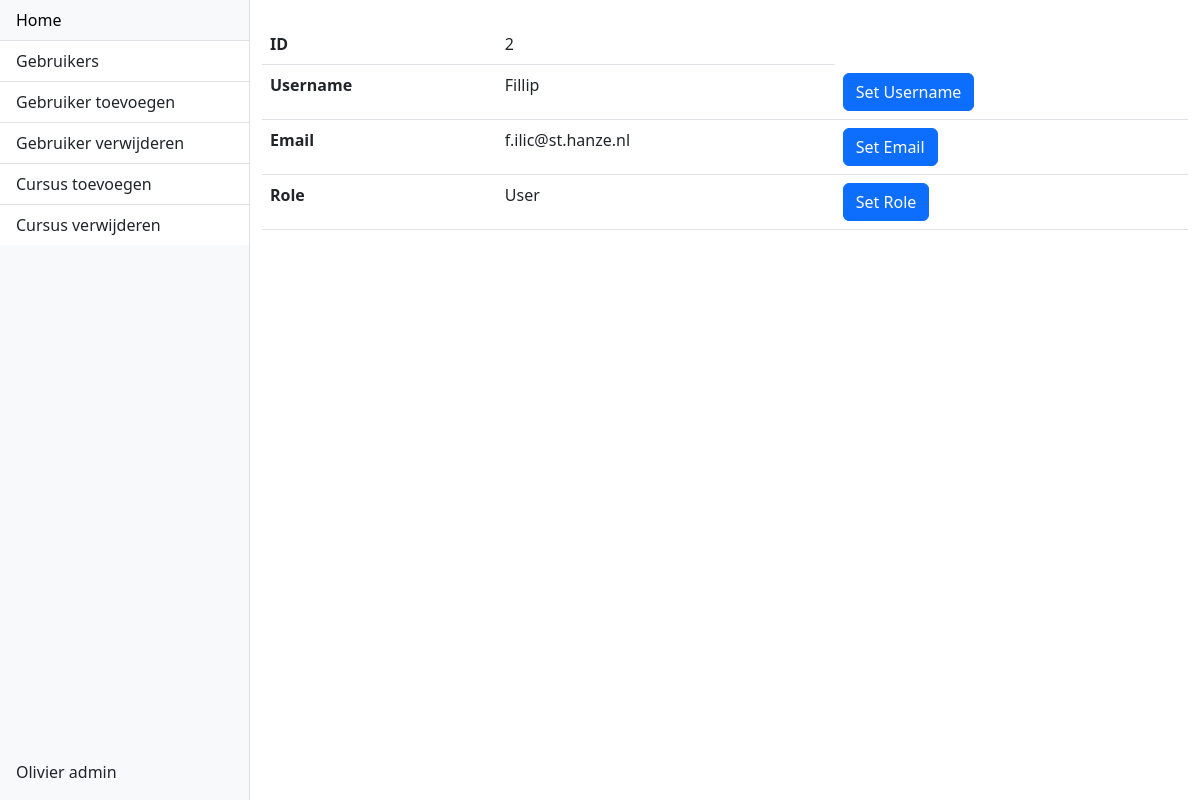
Before: /admin/gebruikers?id=2 (signed in) with the older database file.
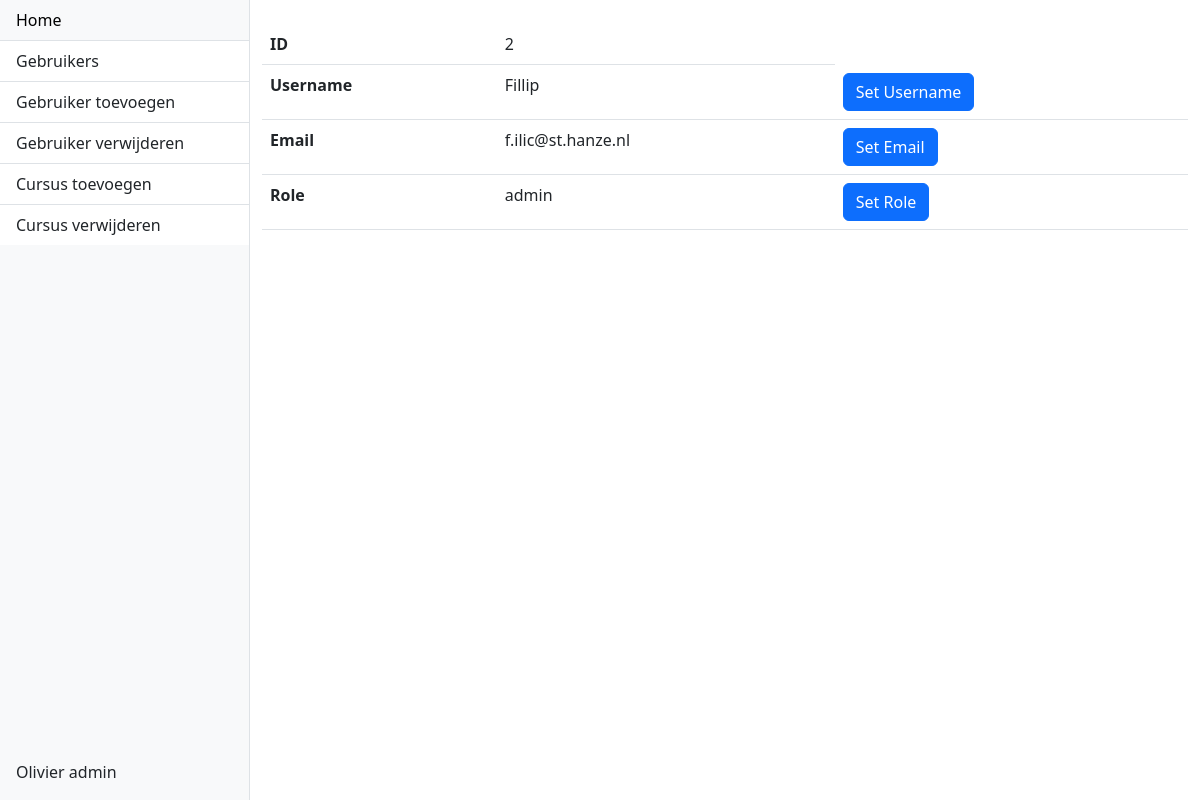
After: the same page with the newer database file.
### models.py (models this page shows, shortened)
class User(db.Model, UserMixin):
    __tablename__ = 'users'
    id = db.Column(db.Integer, primary_key=True, autoincrement=True)
    email = db.Column(db.String(), nullable=False, unique=True)
    username = db.Column(db.String(), nullable=False, unique=True)
    role = db.Column(db.String(), nullable=False, default='user')
    password_hash = db.Column(db.String(128))

### admin/views.py (the view, shortened to what this page needs)
@admin_blueprint.route('/gebruikers', methods=['GET', 'POST'])
@login_required
@admin_required
def gebruikers():
    emailform = SetEmail()
    usernameform = SetUsername()
    roleform = SetRole()
    if request.args.get('id') is not None:
        user = User.query.get(int(request.args.get('id')))
        return render_template('viewuser.html', user=user, emailform=emailform, usernameform=usernameform, roleform=roleform)
    users = User.query.all()
    print(users)
    return render_template('users.html', users=users)

### __init__.py (called while the page is built)
@login_manager.user_loader
def get_user(user_id):
    try:
        return User.query.get(int(user_id))
    except:
        return None

### admin/templates/viewuser.html (shortened to what this page needs)
{% extends 'adminbase.html' %} {% block content %} <table class="table">
  <tbody>
    <tr>
      <th scope="row">ID</th>
      <td>{{ user.id }}</td>
    </tr>
    <tr>
      <th scope="row">Username</th>
      <td>{{ user.username }}</td>
      <td>
        <button type="button" class="btn btn-primary" data-bs-toggle="modal" data-bs-target="#exampleModalUsername"> Set Username </button>
      </td>
    </tr>
    <tr>
      <th scope="row">Email</th>
      <td>{{ user.email }}</td>
      <td>
        <button type="button" class="btn btn-primary" data-bs-toggle="modal" data-bs-target="#exampleModalEmail"> Set Email </button>
      </td>
    </tr>
    <tr>
      <th scope="row">Role</th>
      <td>{{ user.role }}</td>
      <td>
        <button type="button" class="btn btn-primary" data-bs-toggle="modal" data-bs-target="#exampleModalRole"> Set Role </button>
      </td>
    </tr>
  </tbody>
</table> {% endblock %}

### admin/templates/adminbase.html (shortened to what this page needs)
<!DOCTYPE html>
<html lang="en">
<head>
  <link href="https://cdn.jsdelivr.net/npm/bootstrap@5.3.0-alpha1/dist/css/bootstrap.min.css" rel="stylesheet">
</head>
<body>
  <div class="d-flex" style="height: 100vh;">
    <div class="bg-light border-end" id="sidebar" style="flex: 0 0 250px;">
      <div class="d-flex flex-column h-100">
        <div class="list-group list-group-flush flex-grow-1">
          <a href="{{ url_for('index') }}" class="list-group-item list-group-item-action">Home</a>
          <a href="{{ url_for('admin.gebruikers') }}" class="list-group-item list-group-item-action">Gebruikers</a>
          <a href="#" class="list-group-item list-group-item-action">Gebruiker toevoegen</a>
          <a href="#" class="list-group-item list-group-item-action">Gebruiker verwijderen</a>
          <a href="#" class="list-group-item list-group-item-action">Cursus toevoegen</a>
          <a href="#" class="list-group-item list-group-item-action">Cursus verwijderen</a>
        </div>
        <div class="p-3">
          {% if current_user.is_authenticated %}
              <a href="#" class="list-group-item list-group-item-action">{{ current_user.username }} {{ current_user.role }}</a>
          {% endif %}
        </div>
      </div>
    </div>
    <div class="flex-grow-1">
      <div class="container py-4">
          {% block content %}
          {% endblock %}
      </div>
    </div>
  </div>
</body>
</html>

Changed rows visible on the page:
changed User "Fillip": role "User" → "admin"
